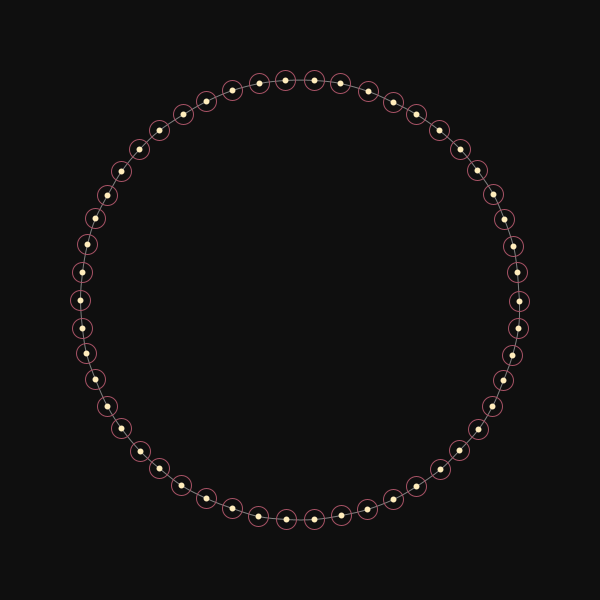
Frame 1 (no input)
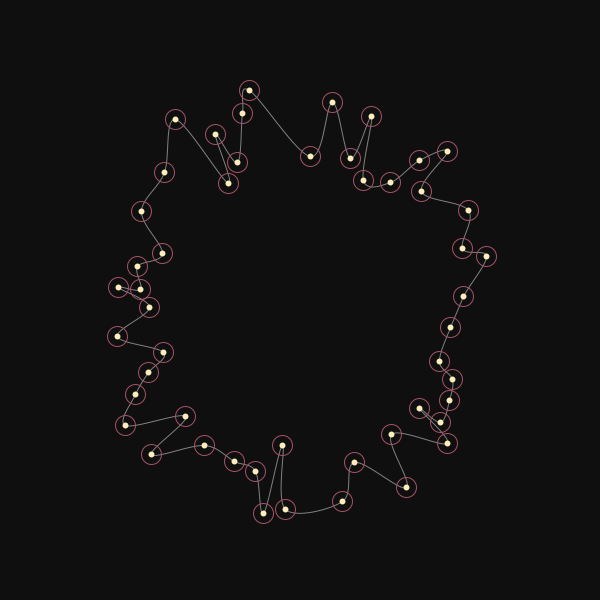
Frame 60 (the mouse pressed at the canvas centre just before this capture)
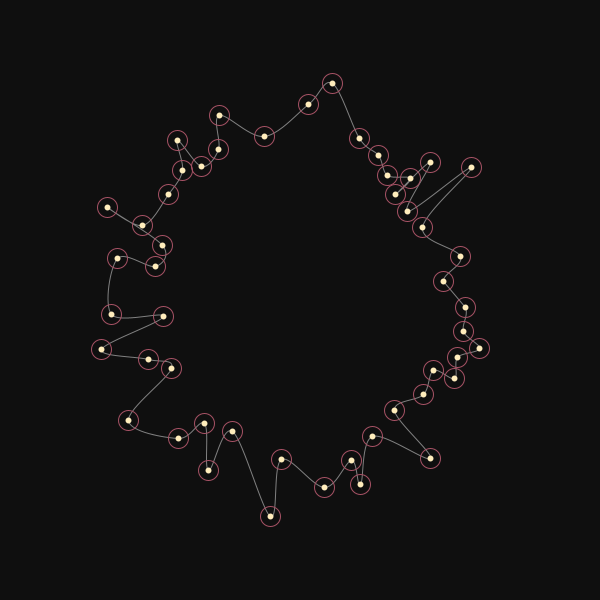
Frame 120 (the mouse held since frame 60 and released just before this capture)

The Processing sketch that drew these frames (run headless with seeded random() and noise(); from frame 60 on, the mouse is pressed at the canvas centre):

// Processing sketch: processing_154441
// ── processing_154441.pde

/*----------------------------------
     
 Copyright by Diana Lange 2014
 Don't use without any permission. Creative Commons: Attribution Non-Commercial.
     
 mail: kontakt@diana-lange.de
 web: diana-lange.de
 facebook: https://www.facebook.com/DianaLangeDesign
 flickr: http://www.flickr.com/photos/dianalange/collections/
 tumblr: http://dianalange.tumblr.com/
 twitter: http://twitter.com/DianaOnTheRoad
 vimeo: https://vimeo.com/dianalange/videos
    
 -----------------------------------*/

Hull h;

void setup()
{
  size (600, 600);
  smooth();
  frameRate (30);
  PointCloud p = new PointCloud (50, 100, 220, 20, width/2, height/2);
  h = new Hull(p);
}

void draw ()
{
  background (15);

  strokeWeight (1);
  noFill();
  stroke(255, 120);

  h.move();
  h.display();

  h.displayPoints();
}

void mousePressed ()
{
  h.init();
}

public class Hull
{
  private PointCloud p;
  private color c;
  private int [] extrema, ordered;
  private float centerX, centerY;

  public Hull (PointCloud p)
  {
    int dir = (int) random (2);
    if (dir == 0) c = color (0, 80);
    else c = color (255, 80);
    this.p = p;
    extrema = new int [4]; // 1 top // 2 right // 3 bottom // 4 left // 5 center
    ordered = new int [p.getPointCloud().length];
    setExtrema();
    setAngles();
  }
  
  public void init ()
  {
    p.init(0);
    setExtrema();
    setAngles();
  }

  public void move ()
  {
    p.move();
    p.check();
    setExtrema();
    setAngles();
  }

  private void setExtrema ()
  {
    float [] [] pc = p.getPointCloud();
    float top = height, right = 0, bottom = 0, left = width;

    for (int i = 0; i < pc.length; i++)

    {
      if (pc [i] [1] < top) {
        top = pc [i] [1];
        extrema [0] = i;
      }

      if (pc [i] [0] > right) {
        right = pc [i] [0];
        extrema [1] = i;
      }

      if (pc [i] [1] > bottom) {
        bottom = pc [i] [1];
        extrema [2] = i;
      }

      if (pc [i] [0] < left) {
        left = pc [i] [0];
        extrema [3] = i;
      }
    }

    centerX = pc[extrema[3]] [0] + (pc[extrema[1]] [0] - pc[extrema[3]] [0]) / 2.0;
    centerY = pc[extrema[0]] [1] + (pc[extrema [2]] [1] - pc[extrema[0]] [1]) / 2.0;

    //centerX = width/2;
    // centerY = height/2;
  }

  private void setAngles ()
  {
    float [] [] pc = p.getPointCloud();
    float [] anglesUnsorted = new float [pc.length];
    float [] anglesSorted = new float [pc.length];
    for (int i = 0; i < anglesUnsorted.length; i++)
    {
      float r = dist (pc[i] [0], pc [i] [1], centerX, centerY);

      if ( pc[i] [1] < centerY) anglesUnsorted[i] = degrees (acos ((pc[i] [0]-centerX) / r));
      else anglesUnsorted[i] = 270 + degrees (asin ((pc[i] [0]-centerX) / r));
    }

    arrayCopy (sort (anglesUnsorted), anglesSorted);
    ordered = quicksearch (anglesUnsorted, anglesSorted);
  }

  private int [] quicksearch (float [] unsorted, float [] sorted)
  {
    int [] sortNum = new int [sorted.length];
    for (int i = 0; i < sorted.length; i++)
    {
      float sortedVal = sorted [i];
      for (int j = 0; j < unsorted.length; j++)
      {
        float unsortedVal = unsorted [j];

        if (sortedVal == unsortedVal) {
          sortNum [i] = j;
          break;
        }
      }
    }
    return sortNum;
  }

  public void displayCenter ()
  {
    strokeWeight (1);
    stroke (120);
    line (centerX, 0, centerX, height);
    line (0, centerY, width, centerY);
  }

  public void display ()
  {
    float [] [] pc = p.getPointCloud();
    beginShape();
    curveVertex (pc[ordered[ordered.length-1]] [0], pc [ordered[ordered.length-1]] [1]);

    for (int i = 0; i < pc.length; i++) {
      curveVertex (pc[ordered[i]] [0], pc [ordered[i]] [1]);
    }
    curveVertex (pc[ordered[0]] [0], pc [ordered[0]] [1]);

    endShape(CLOSE);
  }

  public void displayPoints ()
  {

    p.display();
  }
}

public class PointCloud
{
  private float [] [] points;
  private float [] speed;
  private PVector [] dir;
  private int maxDist, minDist;
  private float centerX, centerY;
  private float padding;

  public PointCloud (int res, int minDist, int maxDist, int padding, float centerX, float centerY)
  {
    this.padding = padding;
    this.maxDist = maxDist;
    this.minDist = minDist;
    this.centerX = centerX;
    this.centerY = centerY;
    points = new float [res] [2];

    init(0);
  }
  public PointCloud (float [] [] p, int maxDist, int minDist, float centerX, float centerY)
  {
    padding = 30;
    points = new float [p.length] [2];
    arrayCopy (p, points);
    this.maxDist = maxDist;
    this.minDist = minDist;
    this.centerX = centerX;
    this.centerY = centerY;

    init (2);
  }

  public void init (int mode)
  {
    speed = new float [points.length];
    dir = new PVector [points.length];
    for (int i = 0; i < speed.length; i++)
    {
      speed [i] = random (0.5, 1.5);
      float angle = random (TWO_PI);
      dir [i] = new PVector (cos (angle), sin (angle));
    }

    if (mode == 0) createPointsCircle ();
    else if (mode == 1) createPointsRandom ();
  }


  public void check ()
  {
    float dis, nextDis;
    for (int i = 0; i < points.length; i++)
    {
      for (int j = 0; j < points.length; j++)
      {
        if (i == j) continue;
        nextDis = dist (points [i] [0] + dir [i].x*speed [i], points [i] [1] + dir [i].y*speed[i], points [j] [0]+dir [j].x*speed[j], points [j] [1]+dir [j].y*speed[i]);
        dis = dist (points [i] [0], points [i] [1], points [j] [0], points [j] [1]);

        if (dis < padding  || nextDis < padding)
        {
          float angle = atan2 (points [i] [1]-points [j] [1], points [i] [0]-points [j] [0]);

          PVector centerCross = new PVector (lerp (points [i] [0], points [j] [0], 0.5), lerp (points [i] [1], points [j] [1], 0.5));//new PVector ( points [j] [0] + cos (angle)*dis/2, points [j] [1] + sin (angle)*dis/2);

          if (dis < padding)
          {
            points [i] [0] = centerCross.x + cos (angle)*padding/2;
            points [i] [1] = centerCross.y + sin (angle)*padding/2;
          }


          PVector repeal_01 = new PVector (cos (-angle), sin (-angle));
          PVector repeal_02 = new PVector (cos (angle), sin (angle));
          repeal_01.mult (0.5);
          repeal_02.mult (0.5);


          dir [i].add (repeal_02);
          dir [i].normalize();

          dir [j].add (repeal_01);
          dir [j].normalize();


          break;
        }
      }
    }
  }

  private void createPointsCircle ()
  {

    for (int i = 0; i < points.length; i++) {
      float angle = map (i, 0, points.length, 0, TWO_PI);
      float r = (maxDist);
      points [i] [0] = centerX + cos (angle) * r;
      points [i] [1] = centerY + sin (angle) * r;
    }
  }

  private void createPointsRandom ()
  {
    for (int i = 0; i < points.length; i++) {
      float angle = random (TWO_PI);
      float r = random (minDist, maxDist);
      points [i] [0] = centerX + cos (angle) * r;
      points [i] [1] = centerY + sin (angle) * r;
    }
  }

  public float [] [] getPointCloud ()
  {
    return points;
  }



  public void display ()
  {


    for (int i = 0; i < points.length; i++)
    {
      strokeWeight (1);
      stroke(#A75265);
      noFill();
      ellipse (points[i] [0], points[i] [1], padding, padding);

      strokeWeight (6);
      stroke(#ffedbc);
      point (points[i] [0], points[i] [1]);
    }

    //move ();
  }


  public void move ()
  {
    for (int i = 0; i < points.length; i++)
    {

      points[i] [0] += speed [i] * dir[i].x;
      points[i] [1] += speed [i] * dir[i].y;

      float dis = dist (points[i] [0], points[i] [1], centerX, centerY);

      if (dis > maxDist)
      {
        float angle = atan2 (points[i] [1]-centerY, points[i] [0]-centerX);
        points[i] [0] = centerX + cos (angle)*maxDist;
        points[i] [1] = centerY + sin (angle)*maxDist;

        dir [i].mult (-1);
      }
      else if (dis <= minDist)
      {
        float angle = atan2 (points[i] [1]-centerY, points[i] [0]-centerX);
        points[i] [0] = centerX + cos (angle)*minDist;
        points[i] [1] = centerY + sin (angle)*minDist;

        dir [i].mult (-1);
      }
    }
  }
}
